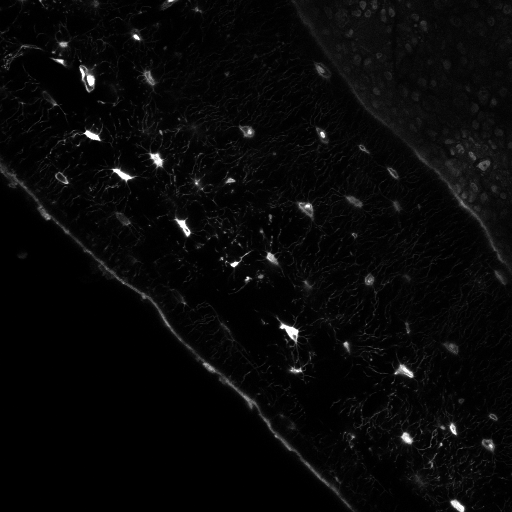
#> input picture CVbook/ch1/Image 4_z34.tif, 512 x 512 px
$ python Exer3Lac.py
#> lines starting #> are read from the running program, lines starting #| are printed output that depends on the picture
# this exercise an histogram equalization using a quotient image.
# this is obtained by dividing the image with a blurred version

from PIL import Image
import numpy as np
from scipy.ndimage import filters
from matplotlib import pyplot as plt

im = np.array(Image.open('Image 4_z34.tif'))
#> im is the input picture: shape (512, 512) uint16; min 0, max 65535, mean 2272.8

# The second argument defines the standard deviation in the gaussian kernel
im2 = filters.gaussian_filter(im,10)
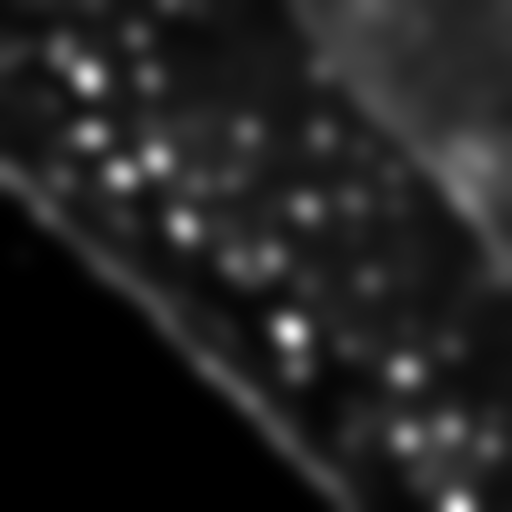
#> im2: shape (512, 512) uint16; min 29, max 16677, mean 2271.8; drawn with min black and max white
im3 = filters.gaussian_filter(im,20)
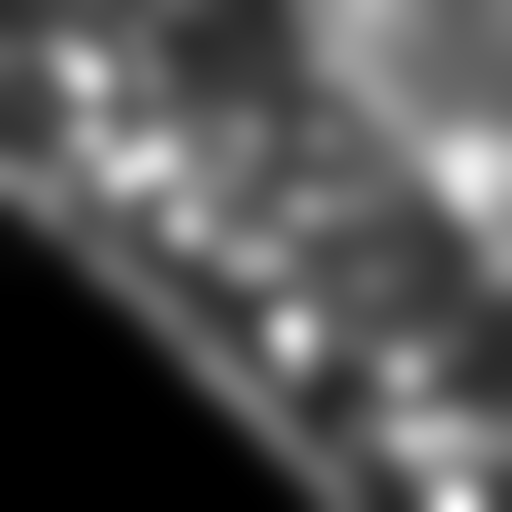
#> im3: shape (512, 512) uint16; min 31, max 6752, mean 2271.8; drawn with min black and max white

HistEqIM = im/im2
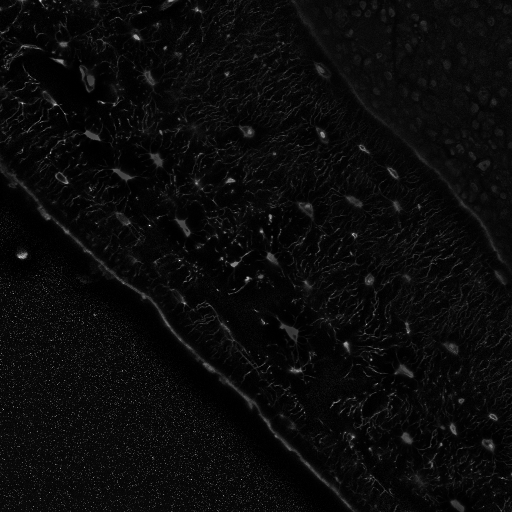
#> HistEqIM: shape (512, 512) float64; min 0, max 20.52, mean 0.9; drawn with min black and max white
HistEqIM2 = im/im3

plt.gray()
plt.subplot(131), plt.imshow(im),plt.title('Original Image')
plt.axis('off')
plt.subplot(132), plt.imshow(HistEqIM) ,plt.title('std = 10 Blur')
plt.axis('off')
plt.subplot(133), plt.imshow(HistEqIM2),plt.title('std = 20 Blur')
plt.axis('off')
plt.show()
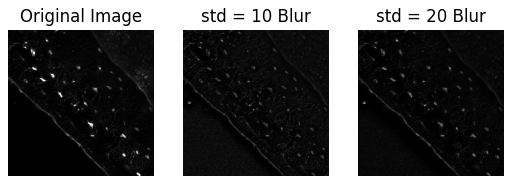
#> figure drawn by matplotlib, 3 panels
